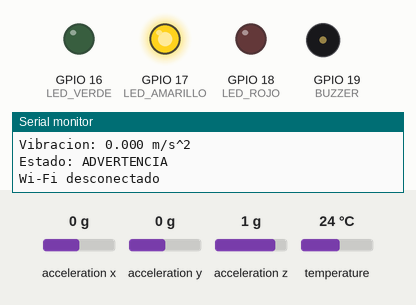
This sketch was run on a simulated ESP32. On the bench: output pins drawn as LEDs (lit = HIGH), buzzer (waves = sounding, pin HIGH), the last lines printed to the serial monitor. Wiring (inferred from the names in the program): MPU-6050 motion sensor at I2C address 0x68. The test bench sets the inputs (shaded band); at power-on: temperature 24 °C, acceleration x 0 g, acceleration y 0 g, acceleration z 1 g. WiFi joins after 1.5 s; servers stay silent unless stated; uploads are accepted with an empty reply.

Above: at 2.3 s.
2.4 s: temperature set to 24.6 °C
6.5 s: temperature set to 25.3 °C
At 10.0 s:
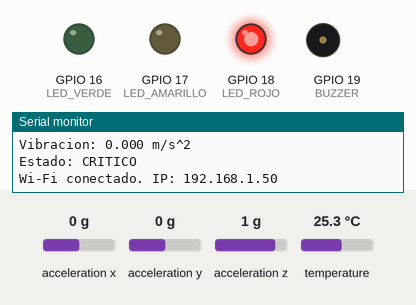
10.7 s: temperature set to 12 °C
At 12.4 s:
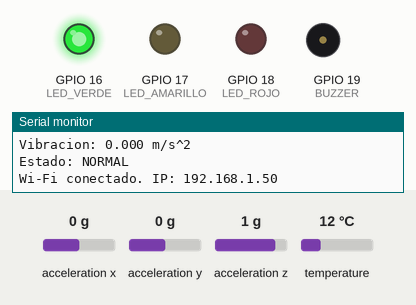
12.7 s: temperature set to 21.4 °C
14.4 s: temperature set to 22.8 °C
At 18.3 s:
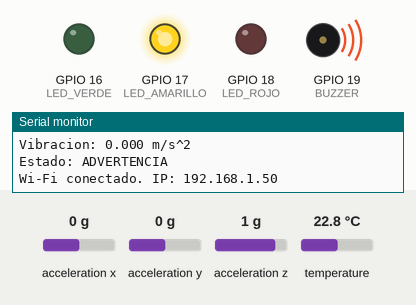
18.6 s: temperature set to 19 °C
At 20.0 s:
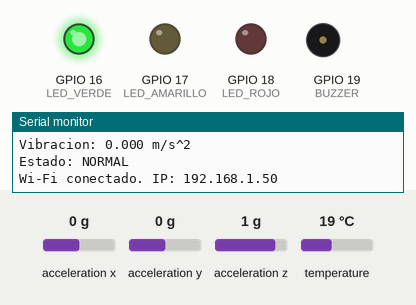
Timing chart, 0 to 21.6 s (numbered marks = the images above; inputs shaded):
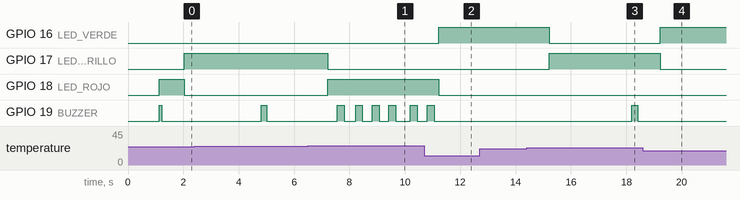

Measured:
- the behaviour switches between 24.9 and 25 °C on temperature (found by bisection; images 0 and 1)
- the behaviour switches between 21.9 and 22 °C on temperature (found by bisection; images 2 and 3)
- after the input at 6.5 s, GPIO 17 (LED_AMARILLO): HIGH → LOW after 0.72 s; GPIO 18 (LED_ROJO): LOW → HIGH after 0.72 s
- after the input at 10.7 s, GPIO 16 (LED_VERDE): LOW → HIGH after 0.52 s; GPIO 18 (LED_ROJO): HIGH → LOW after 0.52 s; GPIO 19 (BUZZER): goes on until 11.1 s, then stays LOW
- after the input at 14.4 s, GPIO 16 (LED_VERDE): HIGH → LOW after 0.82 s; GPIO 17 (LED_AMARILLO): LOW → HIGH after 0.82 s; GPIO 19 (BUZZER): LOW → HIGH after 3.8 s, → LOW 0.20 s later
- after the input at 18.6 s, GPIO 16 (LED_VERDE): LOW → HIGH after 0.62 s; GPIO 17 (LED_AMARILLO): HIGH → LOW after 0.62 s; GPIO 19 (BUZZER): stays LOW (without the input it goes to HIGH after 2.6 s)

The sketch:

mantenimientoMotores.ino
```cpp
#include <Wire.h>
#include <OneWire.h>
#include <DallasTemperature.h>
#include <WiFi.h>
#include <HTTPClient.h>
#include <math.h>

// =====================================
// CONFIGURACION WIFI Y MOTORWATCH
// =====================================

// Cambia estos tres valores
const char* WIFI_SSID = "CONFIGURAR_WIFI";
const char* WIFI_PASSWORD = "CONFIGURAR_PASSWORD";
const char* DEVICE_TOKEN = "CONFIGURAR_TOKEN";

// IP actual de tu computadora
const char* MOTORWATCH_URL =
   "http://IP_DEL_SERVIDOR:3001";

const char* MOTOR_ID = "MOTOR_FISICO_01";

const unsigned long INTERVALO_ENVIO = 2000;
unsigned long ultimoEnvio = 0;
unsigned long ultimoIntentoWiFi = 0;

// =====================================
// PINES
// =====================================

#define LED_VERDE      16
#define LED_AMARILLO   17
#define LED_ROJO       18
#define BUZZER         19

#define DS18B20_PIN     4
#define MPU_ADDR     0x68

// =====================================
// TEMPERATURA
// =====================================

OneWire oneWire(DS18B20_PIN);
DallasTemperature ds18b20(&oneWire);

float temperatura = NAN;
unsigned long ultimoTiempoTemp = 0;
bool temperaturaValida = false;

// =====================================
// VIBRACION
// =====================================

float vibracion = 0;

float axAnterior = 0;
float ayAnterior = 0;
float azAnterior = 0;

bool primeraLectura = true;
bool mpuDisponible = false;

// =====================================
// TIEMPOS
// =====================================

unsigned long ultimoTiempoMPU = 0;
unsigned long ultimoReporte = 0;
unsigned long ultimoCambioBuzzer = 0;

bool buzzerEncendido = false;

// =====================================
// UMBRALES LOCALES DE PRUEBA
// =====================================

// Temperatura en grados Celsius
float TEMP_ADVERTENCIA = 22.0;
float TEMP_CRITICA = 25.0;

// Cambio de aceleracion suavizado
// NO es RMS industrial de vibracion
float VIB_ADVERTENCIA = 1.5;
float VIB_CRITICA = 3.5;

// =====================================
// ESTADOS
// =====================================

enum Estado {
  NORMAL,
  ADVERTENCIA,
  CRITICO,
  ERROR_SENSOR
};

Estado estadoActual = ERROR_SENSOR;

// =====================================
// MPU6050
// =====================================

bool iniciarMPU() {
  Wire.beginTransmission(MPU_ADDR);
  Wire.write(0x6B);
  Wire.write(0x00);

  if (Wire.endTransmission() != 0) {
    return false;
  }

  delay(100);

  Wire.beginTransmission(MPU_ADDR);
  Wire.write(0x1C);
  Wire.write(0x00);

  return Wire.endTransmission() == 0;
}

bool leerMPU(float &x, float &y, float &z) {
  Wire.beginTransmission(MPU_ADDR);
  Wire.write(0x3B);

  if (Wire.endTransmission(false) != 0) {
    return false;
  }

  if (Wire.requestFrom(MPU_ADDR, 6, true) != 6) {
    return false;
  }

  int16_t ax = (Wire.read() << 8) | Wire.read();
  int16_t ay = (Wire.read() << 8) | Wire.read();
  int16_t az = (Wire.read() << 8) | Wire.read();

  x = ax / 16384.0 * 9.81;
  y = ay / 16384.0 * 9.81;
  z = az / 16384.0 * 9.81;

  return true;
}

// =====================================
// LEDS
// =====================================

void actualizarLEDs(Estado estado) {
  digitalWrite(LED_VERDE, estado == NORMAL);
  digitalWrite(LED_AMARILLO, estado == ADVERTENCIA);
  digitalWrite(
    LED_ROJO,
    estado == CRITICO || estado == ERROR_SENSOR
  );
}

// =====================================
// BUZZER
// =====================================

void actualizarBuzzer(Estado estado) {
  unsigned long ahora = millis();

  if (estado == NORMAL) {
    buzzerEncendido = false;
    digitalWrite(BUZZER, LOW);
    ultimoCambioBuzzer = ahora;
    return;
  }

  unsigned long tiempoEncendido = 200;
  unsigned long tiempoApagado = 2800;

  if (estado == CRITICO) {
    tiempoEncendido = 250;
    tiempoApagado = 350;
  } else if (estado == ERROR_SENSOR) {
    tiempoEncendido = 100;
    tiempoApagado = 900;
  }

  unsigned long intervalo = buzzerEncendido
    ? tiempoEncendido
    : tiempoApagado;

  if (ahora - ultimoCambioBuzzer >= intervalo) {
    buzzerEncendido = !buzzerEncendido;

    digitalWrite(
      BUZZER,
      buzzerEncendido ? HIGH : LOW
    );

    ultimoCambioBuzzer = ahora;
  }
}

// =====================================
// EVALUAR ESTADO
// =====================================

Estado evaluarEstado() {
  if (!temperaturaValida || !mpuDisponible) {
    return ERROR_SENSOR;
  }

  if (temperatura >= TEMP_CRITICA ||
      vibracion >= VIB_CRITICA) {
    return CRITICO;
  }

  if (temperatura >= TEMP_ADVERTENCIA ||
      vibracion >= VIB_ADVERTENCIA) {
    return ADVERTENCIA;
  }

  return NORMAL;
}

const char* nombreEstado(Estado estado) {
  switch (estado) {
    case NORMAL:
      return "NORMAL";

    case ADVERTENCIA:
      return "ADVERTENCIA";

    case CRITICO:
      return "CRITICO";

    default:
      return "ERROR DE SENSOR";
  }
}

// =====================================
// CONEXION WIFI
// =====================================

void iniciarWiFi() {
  Serial.println("Conectando a Wi-Fi...");

  WiFi.mode(WIFI_STA);
  WiFi.begin(WIFI_SSID, WIFI_PASSWORD);

  ultimoIntentoWiFi = millis();
}

void mantenerWiFi() {
  if (WiFi.status() == WL_CONNECTED) {
    return;
  }

  unsigned long ahora = millis();

  if (ahora - ultimoIntentoWiFi >= 10000) {
    Serial.println("Reintentando Wi-Fi...");

    WiFi.disconnect();
    WiFi.begin(WIFI_SSID, WIFI_PASSWORD);

    ultimoIntentoWiFi = ahora;
  }
}

// =====================================
// ENVIAR DATOS A MOTORWATCH
// =====================================

void enviarDatosMotorWatch() {
  if (WiFi.status() != WL_CONNECTED) {
    Serial.println(
      "MotorWatch: Wi-Fi no conectado"
    );
    return;
  }

  // No enviar datos invalidos
  if (!temperaturaValida ||
      !mpuDisponible ||
      !isfinite(temperatura) ||
      !isfinite(vibracion)) {

    Serial.println(
      "MotorWatch: lectura no valida"
    );
    return;
  }

  HTTPClient http;

  // Limitar esperas por problemas de red
  http.setConnectTimeout(1000);
  http.setTimeout(1500);

  if (!http.begin(MOTORWATCH_URL)) {
    Serial.println(
      "MotorWatch: no se pudo iniciar HTTP"
    );
    return;
  }

  http.addHeader(
    "Content-Type",
    "application/json"
  );

  http.addHeader(
    "X-Device-Token",
    DEVICE_TOKEN
  );

  // Construir JSON
  String json = "{";

  json += "\"motor_id\":\"";
  json += MOTOR_ID;
  json += "\",";

  json += "\"source\":\"esp32_physical\",";

  json += "\"temperature_c\":";
  json += String(temperatura, 2);
  json += ",";

  json += "\"vibration_level\":";
  json += String(vibracion, 3);

  json += "}";

  Serial.println();
  Serial.println("Enviando a MotorWatch...");

  int codigo = http.POST(json);

  Serial.print("Codigo HTTP: ");
  Serial.println(codigo);

  if (codigo == 201) {
    Serial.println(
      "Medicion guardada correctamente"
    );
  } else if (codigo == 401) {
    Serial.println(
      "ERROR: clave del dispositivo invalida"
    );
  } else if (codigo == 400) {
    Serial.println(
      "ERROR: datos rechazados por el servidor"
    );
    Serial.println(http.getString());
  } else if (codigo > 0) {
    Serial.print("Respuesta: ");
    Serial.println(http.getString());
  } else {
    Serial.print("Error de conexion: ");
    Serial.println(http.errorToString(codigo));
  }

  http.end();
}

// =====================================
// SETUP
// =====================================

void setup() {
  Serial.begin(115200);
  delay(1000);

  pinMode(LED_VERDE, OUTPUT);
  pinMode(LED_AMARILLO, OUTPUT);
  pinMode(LED_ROJO, OUTPUT);
  pinMode(BUZZER, OUTPUT);

  digitalWrite(LED_VERDE, LOW);
  digitalWrite(LED_AMARILLO, LOW);
  digitalWrite(LED_ROJO, LOW);
  digitalWrite(BUZZER, LOW);

  // Iniciar DS18B20
  ds18b20.begin();
  ds18b20.setResolution(10);
  ds18b20.setWaitForConversion(false);
  ds18b20.requestTemperatures();

  ultimoTiempoTemp = millis();

  // Iniciar MPU6050
  Wire.begin(21, 22);
  Wire.setClock(100000);
  Wire.setTimeOut(50);

  mpuDisponible = iniciarMPU();

  Serial.println();
  Serial.println("==========================");
  Serial.println("       MOTORWATCH");
  Serial.println(" MANTENIMIENTO PREDICTIVO");
  Serial.println("==========================");

  Serial.println(
    mpuDisponible
      ? "MPU6050: INICIADO"
      : "MPU6050: NO DETECTADO"
  );

  // Iniciar Wi-Fi sin detener sensores
  iniciarWiFi();
}

// =====================================
// LOOP PRINCIPAL
// =====================================

void loop() {
  unsigned long ahora = millis();

  // ---------------------------------
  // TEMPERATURA CADA 1 SEGUNDO
  // ---------------------------------

  if (ahora - ultimoTiempoTemp >= 1000) {
    float lectura = ds18b20.getTempCByIndex(0);

    temperaturaValida =
      lectura != DEVICE_DISCONNECTED_C &&
      lectura >= -55.0 &&
      lectura <= 125.0;

    if (temperaturaValida) {
      temperatura = lectura;
    } else {
      temperatura = NAN;
    }

    ds18b20.requestTemperatures();
    ultimoTiempoTemp = ahora;
  }

  // ---------------------------------
  // MPU6050 CADA 50 MILISEGUNDOS
  // ---------------------------------

  if (ahora - ultimoTiempoMPU >= 50) {
    ultimoTiempoMPU = ahora;

    float x, y, z;

    if (leerMPU(x, y, z)) {
      mpuDisponible = true;

      if (!primeraLectura) {
        float dx = x - axAnterior;
        float dy = y - ayAnterior;
        float dz = z - azAnterior;

        float cambio = sqrt(
          dx * dx +
          dy * dy +
          dz * dz
        );

        vibracion =
          0.8 * vibracion +
          0.2 * cambio;
      }

      axAnterior = x;
      ayAnterior = y;
      azAnterior = z;

      primeraLectura = false;

    } else {
      mpuDisponible = false;
      primeraLectura = true;
      vibracion = 0;
    }
  }

  // ---------------------------------
  // ESTADO DEL SISTEMA
  // ---------------------------------

  Estado nuevoEstado = evaluarEstado();

  if (nuevoEstado != estadoActual) {
    estadoActual = nuevoEstado;

    digitalWrite(BUZZER, LOW);
    buzzerEncendido = false;
    ultimoCambioBuzzer = ahora;
  }

  actualizarLEDs(estadoActual);
  actualizarBuzzer(estadoActual);

  // ---------------------------------
  // MONITOR SERIE CADA 1 SEGUNDO
  // ---------------------------------

  if (ahora - ultimoReporte >= 1000) {
    ultimoReporte = ahora;

    Serial.println("--------------------------");

    Serial.print("Temperatura: ");

    if (temperaturaValida) {
      Serial.print(temperatura, 2);
      Serial.println(" C");
    } else {
      Serial.println("SIN LECTURA");
    }

    Serial.print("Vibracion: ");

    if (mpuDisponible) {
      Serial.print(vibracion, 3);
      Serial.println(" m/s^2");
    } else {
      Serial.println("SIN LECTURA");
    }

    Serial.print("Estado: ");
    Serial.println(nombreEstado(estadoActual));

    if (WiFi.status() == WL_CONNECTED) {
      Serial.print("Wi-Fi conectado. IP: ");
      Serial.println(WiFi.localIP());
    } else {
      Serial.println("Wi-Fi desconectado");
    }
  }

  // ---------------------------------
  // MANTENER CONEXION WIFI
  // ---------------------------------

  mantenerWiFi();

  // ---------------------------------
  // ENVIAR A MOTORWATCH CADA 2 SEGUNDOS
  // ---------------------------------

  if (ahora - ultimoEnvio >= INTERVALO_ENVIO) {
    ultimoEnvio = ahora;
    enviarDatosMotorWatch();
  }
}
```
